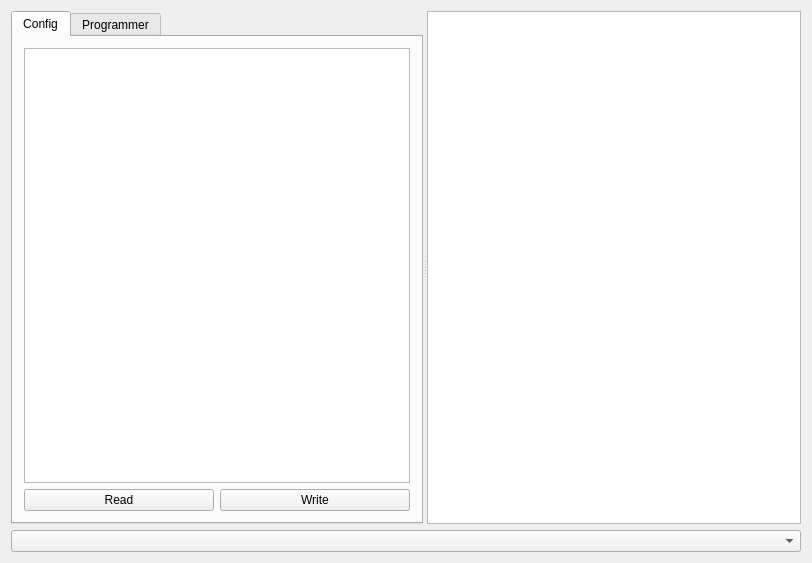
<?xml version="1.0" encoding="UTF-8"?>
<ui version="4.0">
 <class>escdude</class>
 <widget class="QWidget" name="escdude">
  <property name="geometry">
   <rect>
    <x>0</x>
    <y>0</y>
    <width>812</width>
    <height>563</height>
   </rect>
  </property>
  <property name="windowTitle">
   <string>escdude</string>
  </property>
  <layout class="QVBoxLayout" name="verticalLayout_2">
   <item>
    <widget class="QSplitter" name="splitter">
     <property name="orientation">
      <enum>Qt::Horizontal</enum>
     </property>
     <widget class="QTabWidget" name="tabWidget">
      <property name="currentIndex">
       <number>0</number>
      </property>
      <widget class="QWidget" name="tab">
       <attribute name="title">
        <string>Config</string>
       </attribute>
       <layout class="QHBoxLayout" name="horizontalLayout">
        <item>
         <layout class="QGridLayout" name="gridLayout">
          <item row="0" column="0" colspan="2">
           <widget class="QTableView" name="c_ptvTable"/>
          </item>
          <item row="1" column="0">
           <widget class="QPushButton" name="c_ppbReadConf">
            <property name="text">
             <string>Read</string>
            </property>
           </widget>
          </item>
          <item row="1" column="1">
           <widget class="QPushButton" name="c_ppbWriteConf">
            <property name="text">
             <string>Write</string>
            </property>
           </widget>
          </item>
         </layout>
        </item>
       </layout>
      </widget>
      <widget class="QWidget" name="tab_2">
       <attribute name="title">
        <string>Programmer</string>
       </attribute>
       <layout class="QVBoxLayout" name="verticalLayout">
        <item>
         <layout class="QGridLayout" name="gridLayout_3">
          <item row="0" column="0">
           <widget class="QLineEdit" name="c_pleFile">
            <property name="text">
             <string>/home/scrash/Arbeitsfläche/olliw/BLHeliHexFiles/TURNIGY_PLUSH_30A_MULTI_REV6_1.HEX</string>
            </property>
           </widget>
          </item>
          <item row="0" column="1">
           <widget class="QPushButton" name="c_ppbChooseFile">
            <property name="text">
             <string>...</string>
            </property>
           </widget>
          </item>
          <item row="1" column="1">
           <widget class="QPushButton" name="c_ppbUpload">
            <property name="text">
             <string>Upload</string>
            </property>
           </widget>
          </item>
          <item row="2" column="1">
           <widget class="QPushButton" name="c_ppbVerify">
            <property name="text">
             <string>Verify</string>
            </property>
           </widget>
          </item>
         </layout>
        </item>
        <item>
         <spacer name="verticalSpacer">
          <property name="orientation">
           <enum>Qt::Vertical</enum>
          </property>
          <property name="sizeHint" stdset="0">
           <size>
            <width>20</width>
            <height>357</height>
           </size>
          </property>
         </spacer>
        </item>
       </layout>
      </widget>
     </widget>
     <widget class="QTextBrowser" name="c_ptbDisplay"/>
    </widget>
   </item>
   <item>
    <widget class="QComboBox" name="c_pcbPort"/>
   </item>
  </layout>
 </widget>
 <layoutdefault spacing="6" margin="11"/>
 <resources/>
 <connections/>
</ui>
